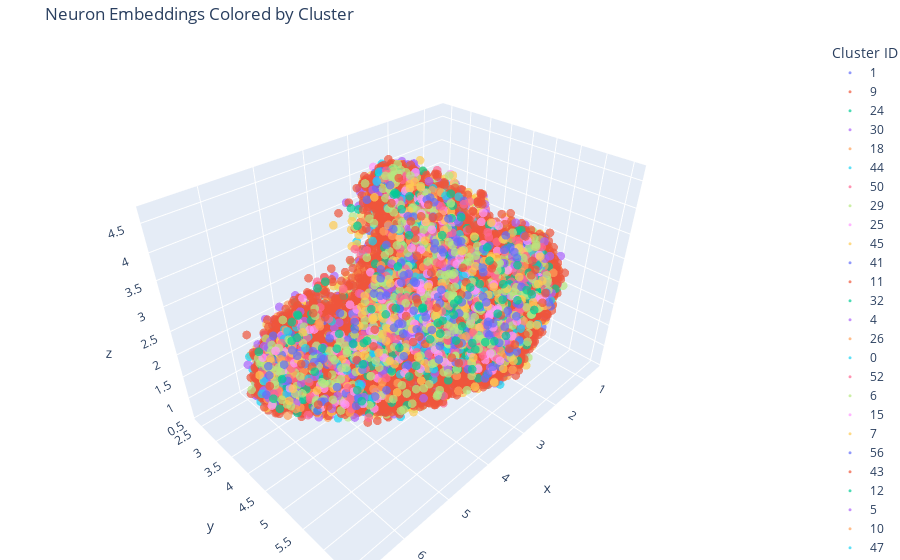

Here is the notebook cell this chart was saved with:
### Code cell
import umap
import numpy as np
import pandas as pd
import plotly.express as px

# --- Inputs ---
X = neuron_embeddings  # shape (N, 64)
cluster_labels = merged_df['cluster'].to_numpy()

# Remove noise points if using HDBSCAN (-1)
mask = cluster_labels != -1
X_clean = X[mask]
labels_clean = cluster_labels[mask]

# --- UMAP ---
umap_model = umap.UMAP(n_components=3, random_state=42)
X_umap = umap_model.fit_transform(X_clean)

# --- Plotly 3D scatter ---
fig = px.scatter_3d(
    x=X_umap[:, 0],
    y=X_umap[:, 1],
    z=X_umap[:, 2],
    color=labels_clean.astype(str),  # convert to str for categorical coloring
    title="Neuron Embeddings Colored by Cluster",
    labels={"color": "Cluster ID"},
    opacity=0.7
)

fig.update_traces(marker=dict(size=3))
fig.update_layout(margin=dict(l=0, r=0, b=0, t=40))
fig.show()
